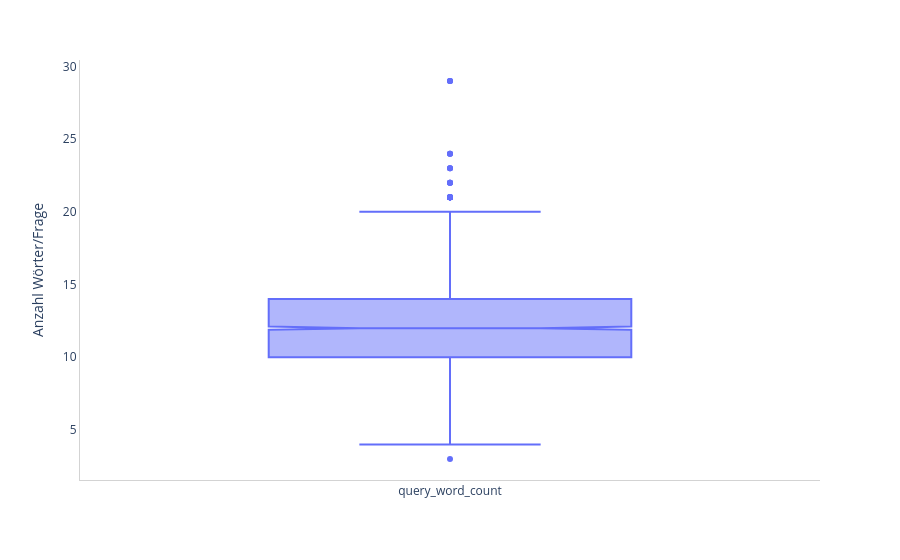

The code cell stored with this chart in its notebook:
### Code cell
PX.box(queries['query_word_count'], xaxes = {'title': ''}, yaxes = {'title': 'Anzahl Wörter/Frage'})

### Figure 1 — Plotly figure (JSON) as saved in the notebook; plotly's stock layout.template omitted (floating-point values rounded to 4 significant figures; data arrays with more than 128 entries replaced by an {"elided": "..."} marker saying what was removed)
{"data": [{"alignmentgroup": "True", "boxpoints": "outliers", "hovertemplate": "variable=%{x}<br>value=%{y}<extra></extra>", "legendgroup": "", "marker": {"color": "#636efa"}, "name": "", "notched": true, "offsetgroup": "", "orientation": "v", "showlegend": false, "type": "box", "x": {"elided": "3045 str values"}, "x0": " ", "xaxis": "x", "y": {"elided": "3045 int values"}, "y0": " ", "yaxis": "y"}], "layout": {"boxmode": "group", "legend": {"tracegroupgap": 0}, "margin": {"t": 60}, "paper_bgcolor": "rgba(255, 255, 255, 1.0)", "plot_bgcolor": "rgba(255, 255, 255, 1.0)", "showlegend": false, "width": 900, "xaxis": {"anchor": "y", "domain": [0, 1], "linecolor": "LightGrey", "linewidth": 1, "showline": true, "title": {"text": ""}}, "yaxis": {"anchor": "x", "domain": [0, 1], "linecolor": "LightGrey", "linewidth": 1, "showgrid": false, "showline": true, "title": {"text": "Anzahl Wörter/Frage"}}}}
